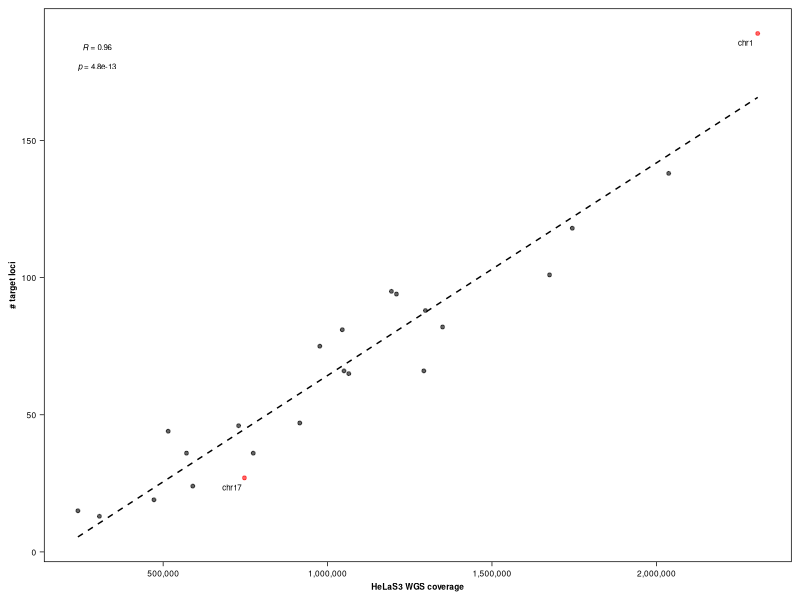

The R script that drew this image:
#!/usr/bin/env Rscript

######################################################################################
# Plot correlation between number of insertions per chr and wgs coverage of each chr #
######################################################################################

library("ggpubr")

# import dataframe from ChrDistTableMaker.sh output file
mydata <- read.delim("chromosomal_distribution.tab",
  header = TRUE,
  sep = "\t",
  quote = "\"",
  dec = ".",
  fill = TRUE,
  comment.char = "",
  check.names = FALSE,
  row.names = 1
)

# create a table to run and store binomial test result and multitesting correction for each chromosome
a <- cbind(
  hits = mydata$loc,
  total = sum(mydata$loc),
  prob = (mydata$wgs / sum(mydata$wgs))
)
a <- as.data.frame(a, row.names = row.names(mydata))
test <- function(z) {
  binom.test(x = z[1], n = z[2], p = z[3])$p.value
}
a$pval <- cbind(apply(a, 1, test))
a <- cbind(a, padj = p.adjust(a$pval, method = "fdr"))

# add columns to original dataframe with:
#   - significance of binomial test
#   - name of chr
# this will be used for coloring and labelling in the scatterplot
mydata$sig <- ifelse(a$padj <= 0.05, TRUE, FALSE)
mydata$name <- row.names(mydata)

# generate scatterplot
pdf.options(
  width = 2.5,
  height = 2.5,
  family = "Helvetica",
  useDingbats = FALSE
)
pdf(file = "ChrDistScatterPlot.pdf")
fs <- 6
p <- ggscatter(mydata,
  x = "wgs",
  y = "loc",
  color = "sig",
  alpha = 0.6,
  palette = c("black", "red"),
  size = 1,
  add = "reg.line",
  add.params = list (color = "black", size = 0.5, linetype = "dashed"),
  fullrange = TRUE,
  label = "name",
  label.select = subset(mydata, sig == TRUE)$name,
  font.label = list (color = "black", size = fs),
  repel = TRUE,
  cor.coef = TRUE,
  cor.coef.size = 2,
  cor.coeff.args = list(
    method = "pearson",
    label.x.npc = "left",
    label.y.npc = "top",
    label.sep = "\n"
  )
)
ggpar(p,
  xlab = "HeLaS3 WGS coverage",
  ylab = "# target loci",
  font.x = c(fs, "bold"),
  font.y = c(fs, "bold"),
  font.tickslab = c(fs)
) +
scale_x_continuous(
  labels = scales::comma
) +
rremove("legend") +
rremove("axis") +
theme(
  axis.ticks = element_line(size = 0.25),
  panel.border = element_rect(size = 0.5, fill = NA)
)
dev.off()
